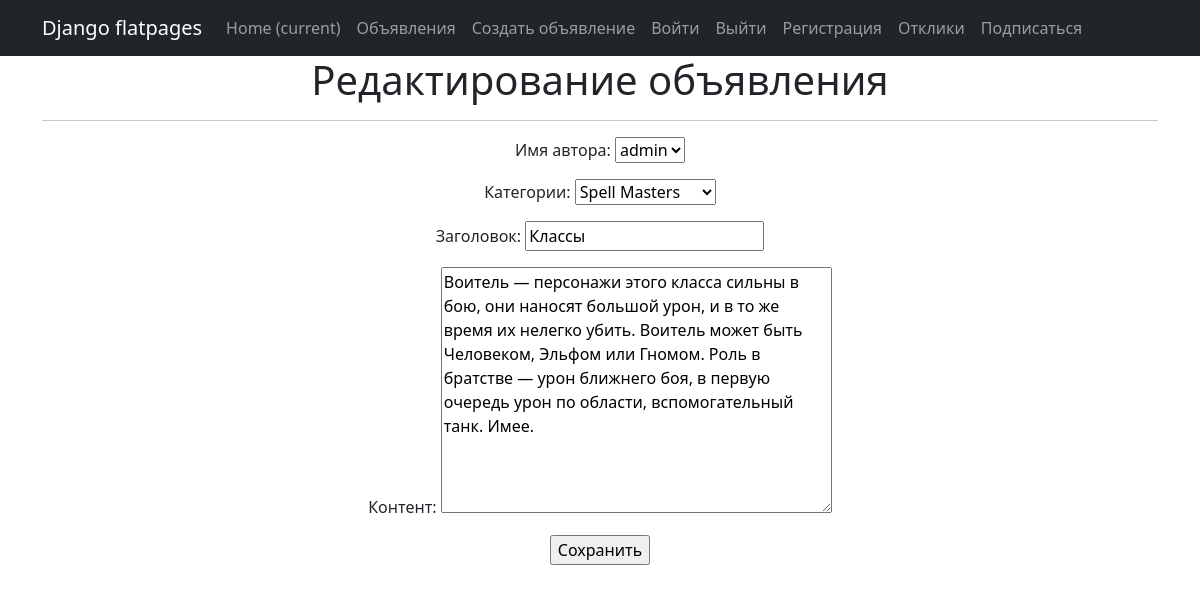
Screenshot of /2/update/ (signed in) with the database file from the repository.
### project/models.py (models this page shows, shortened)
class Notice(models.Model):
    author_name = models.ForeignKey(User, on_delete=models.CASCADE, verbose_name='Имя автора')  # связь «один ко многим» с моделью Author
    datetime_notice = models.DateTimeField(auto_now_add=True, verbose_name='Дата и время поста')  # автоматически добавляемая дата и время создания;
    category_notice = models.ForeignKey(Category, on_delete=models.CASCADE, verbose_name='Категории')  # связь «многие ко многим» с моделью Category (с дополнительной моделью PostCategory);
    header = models.CharField(max_length=255, verbose_name='Заголовок') #  заголовок статьи/новости
    content = RichTextUploadingField(blank=True, null=True, verbose_name='Контент')

### project/views.py (the view)
# urls.py: path('<int:pk>/update/', NoticeUpdate.as_view(), name='notice_update'),
class NoticeUpdate(PermissionRequiredMixin, UpdateView):
    form_class = NoticeForm
    model = Notice
    template_name = 'notice_edit.html'
    permission_required = 'project.change_notice'  # добавление права изменение содержание объекта
    success_url = reverse_lazy('start_page')

### project/forms.py
class NoticeForm(forms.ModelForm):
    class Meta:
        model = Notice
        fields = [
            'author_name',
            'category_notice',
            'header',
            'content',
        ]

### project/models.py (called while the page is built)
    def __str__(self):
        return f'{self.name_category}'

### templates/notice_edit.html (shortened to what this page needs)
{% extends 'flatpages/default.html' %}
{% block content %}
<h1>Редактирование объявления</h1>
<hr>
<form action="" method="post">
    {{ form.as_p }}
    <input type="submit" value="Сохранить" />
</form>
{% endblock content %}

### rows the page displays
Notice: author_name "admin", category_notice "Spell Masters", header "Классы", content "Воитель — персонажи этого класса сильны в бою, они наносят большой урон, и в то же время их нелегко убить. Воитель может быть Человеком, Эльфом или Гномом. Роль в братстве — урон ближнего боя, в первую очередь урон по области, вспомогательный танк. Имее."
